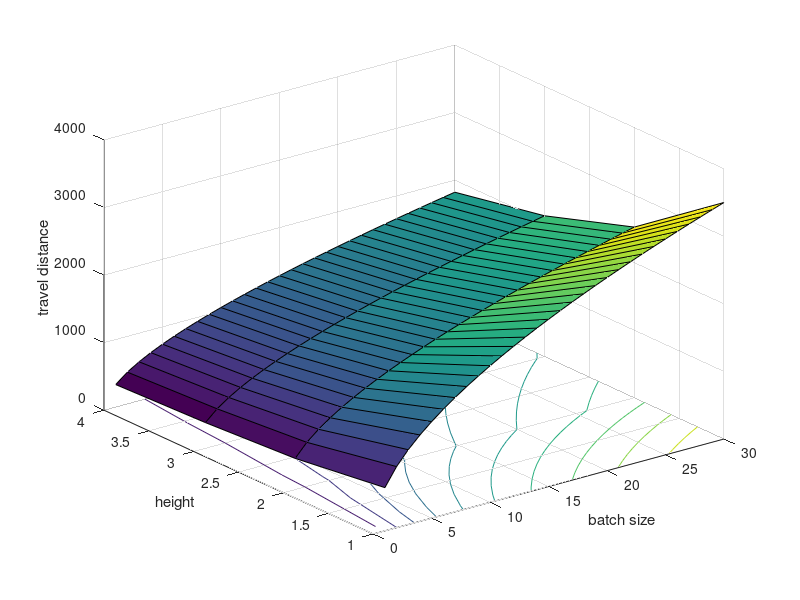

This figure's MATLAB source:
clear
clc
%% Screening equipments

% Product
%stackable hight


% Order profile
avg_oder_lines = 10;


% Loading equipment (depends on product)
%length
%width
%hight


% Pick equipment
%reachable_height = 4; % height in slots
aisle_width = 10; % in feet
%possible loading equipment
%velocity


% Storage equipment
%storage_height = 4; % height in slots
slot_width = 3.33; % in feet
slot_length = 4; % in feet
%slot hight


% Assume: ladder structure, SKU assignment by FoA, allocation 1 SKU per slot, random
% slotting, routing by TSP
sf = 2; %shape factor (rectangle twice as long as wide)
cross_aisle_width = 15; % in feet
sku_percent = 0.2;
total_sku_count = 5000;

aisle_module_width = 2 * slot_width + aisle_width; % aisle plus shelves on both sides
slots = ceil(sku_percent * total_sku_count);

for height = 1:4
    
    % Storage dimensioning
    ground_slots(height) = ceil(slots / height);

    aisles(height) = 1;
    slots_per_aisle(height) = slots;
    aisle_length(height) = (slots_per_aisle(height) / height) * slot_length;        
    forward_length(height) = aisle_length(height) + 2 * cross_aisle_width;
    forward_width(height) = aisles(height) * aisle_module_width;

    while forward_length(height) > sf * forward_width(height)
        aisles(height) = aisles(height) + 1;
        slots_per_aisle(height) = slots / aisles(height);
        aisle_length(height) = (slots_per_aisle(height) / height) * slot_length;        
        forward_length(height) = aisle_length(height) + 2 * cross_aisle_width;
        forward_width(height) = aisles(height) * aisle_module_width;  
    end
    
    forward_area(height) = forward_length(height) * forward_width(height);
    final_slots(height) = aisles(height) * slots_per_aisle(height) * height;    
    
    b = 1;
    
    for batch_size = 1:30        
        travel_distance(height,b) = 0.75 * sqrt(batch_size * avg_oder_lines * forward_area(height)); % TSP approximation
        b = b + 1;        
    end
    
end

figure
surfc(travel_distance)
xlabel('batch size')
ylabel('height')
zlabel('travel distance')